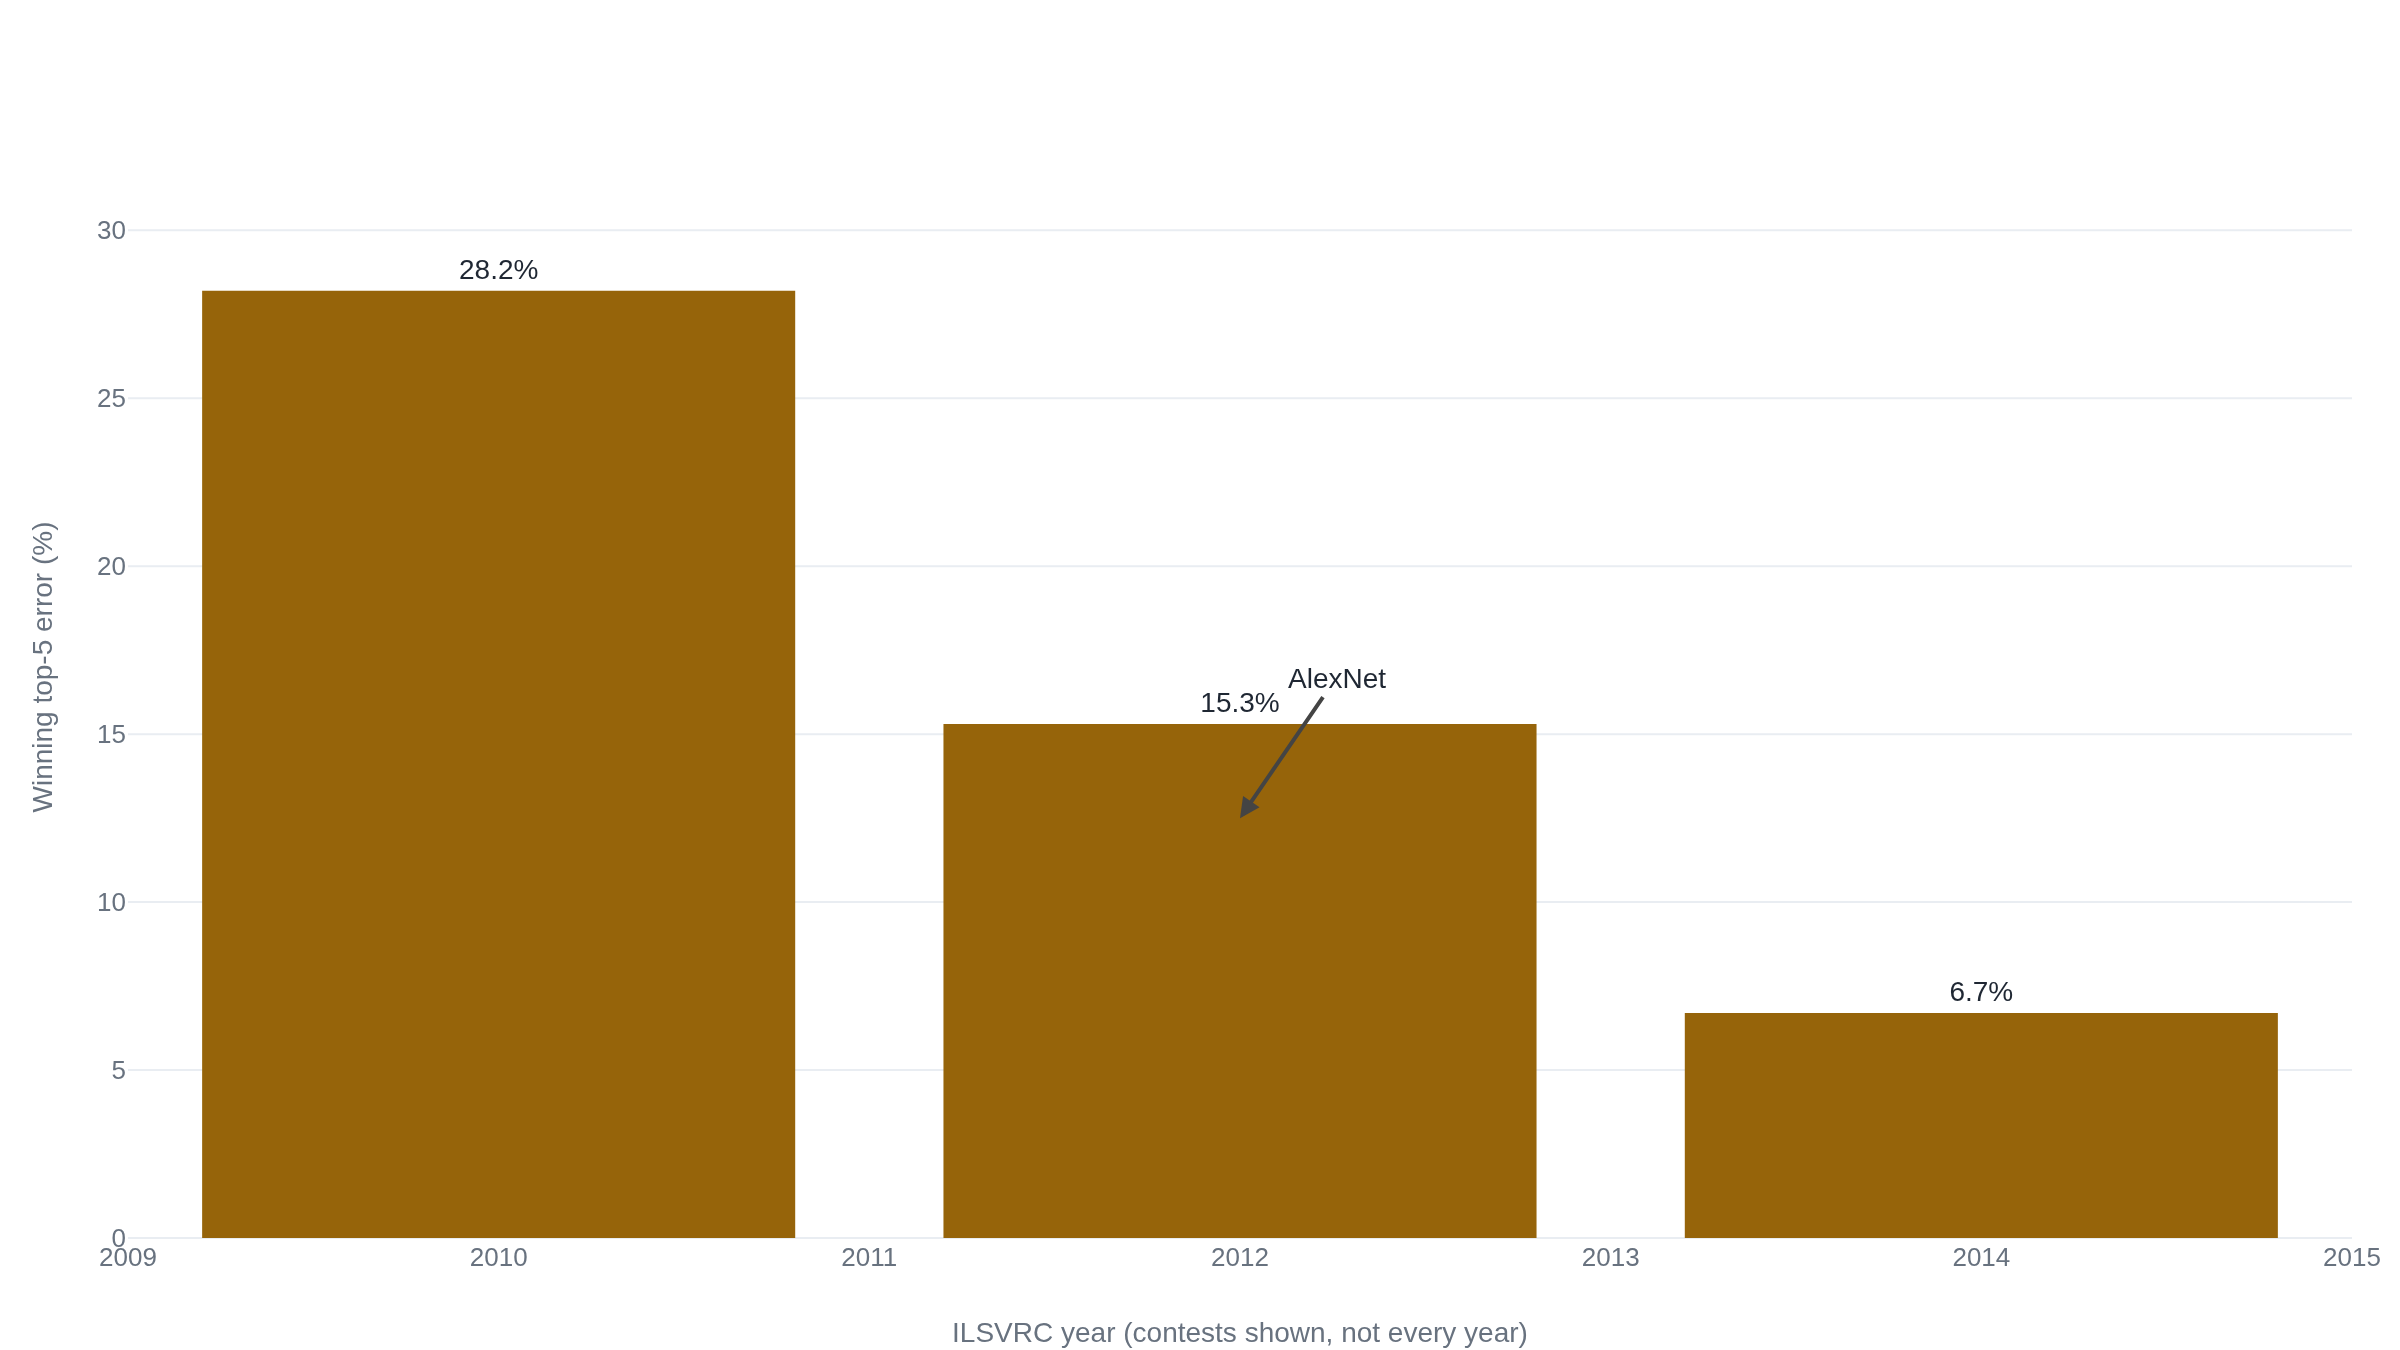

The script that drew this image:
# Winning top-5 error at the ImageNet challenge (ILSVRC), three benchmark years.
# Data: Russakovsky et al., ImageNet Large Scale Visual Recognition Challenge
# (arXiv:1409.0575), section 6.1.1 and Figure 9; the 2012 point is AlexNet's
# winning entry (15.3%), cross-checked to Krizhevsky et al. (2012). The paper
# reports a 4.2x reduction across the challenge's first five years, from 28.2%
# (2010) to 6.7% (2014).
#
# Only the three contests the evidence record verifies exactly are plotted, and
# they are drawn as discrete bars, not a connected line: the chart asserts
# nothing about the 2011 and 2013 contests it does not show, so it cannot
# flatten AlexNet's 2012 break into a false continuous slope.
import plotly.graph_objects as go

years = ["2010", "2012", "2014"]
top5_error = [28.2, 15.3, 6.7]
labels = ["28.2%", "15.3%", "6.7%"]

fig = go.Figure()
fig.add_trace(
    go.Bar(
        x=years,
        y=top5_error,
        text=labels,
        textposition="outside",
        name="Winning top-5 error",
    )
)
fig.update_layout(
    xaxis_title="ILSVRC year (contests shown, not every year)",
    yaxis_title="Winning top-5 error (%)",
    showlegend=False,
)
fig.update_yaxes(range=[0, 34])
fig.add_annotation(
    x="2012",
    y=12.5,
    text="AlexNet",
    showarrow=True,
    arrowhead=2,
    ax=48,
    ay=-70,
)
